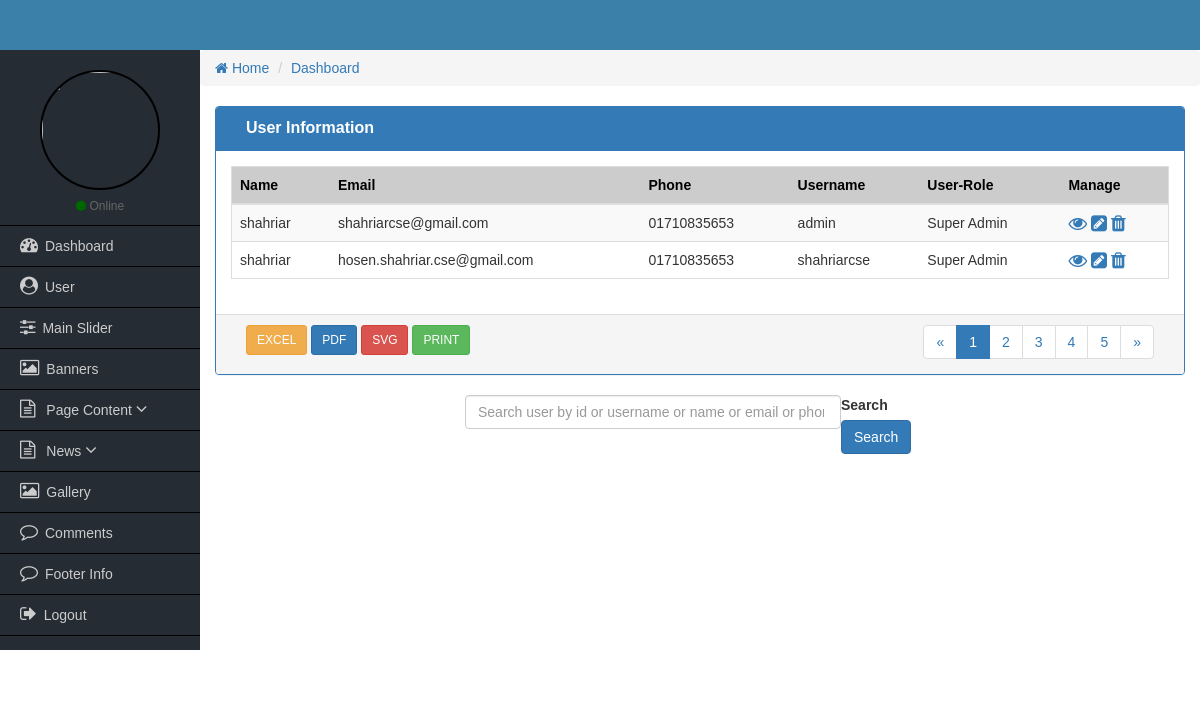
/admin/search-result.php, run on an earlier commit of the app's database.
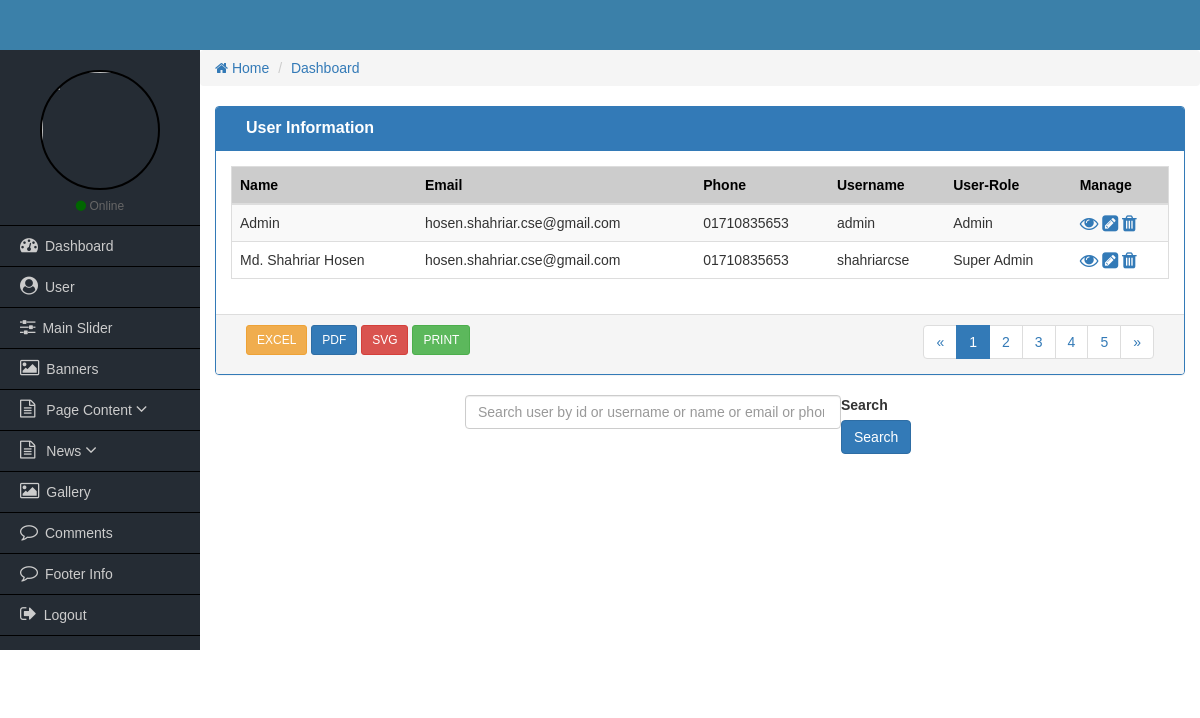
And on a later commit of the database.
### tables this page shows
CREATE TABLE `tbl_user` (
  `id` int(11) NOT NULL,
  `name` varchar(50) NOT NULL,
  `phone` varchar(25) NOT NULL,
  `email` varchar(50) NOT NULL,
  `username` varchar(50) NOT NULL,
  `password` varchar(50) NOT NULL,
  `role_id` int(11) NOT NULL,
  `image` varchar(255) NOT NULL
);

CREATE TABLE `tbl_user_role` (
  `role_id` int(11) NOT NULL,
  `role_name` varchar(25) NOT NULL
);

### admin/search-result.php (the view, shortened to what this page needs)
<?php
	require_once('functions/admin-functions.php');
?>
<div class="col-md-12">
    <div class="panel panel-primary">
        <div class="panel-heading">
            <div class="col-md-9 heading_title">
                User Information
             </div>
             <div class="col-md-3 text-right">
            </div>
            <div class="clearfix"></div>
        </div>
      <div class="panel-body">
          <table class="table table-responsive table-striped table-hover table_cus">
                <thead class="table_head">
                    <tr>
                        <th>Name</th>
                        <th>Email</th>
                        <th>Phone</th>
                        <th class="hidden-xs">Username</th>
                        <th class="hidden-xs">User-Role</th>
                        <th>Manage</th>
                    </tr>
                </thead>
                <tbody>
                <?php
                    $search = $_POST['search'];
                    $query = "SELECT * FROM tbl_user NATURAL JOIN tbl_user_role WHERE name LIKE '%$search%' OR email LIKE '$search' OR phone LIKE '$search' ";
                    $sqlQuery = mysqli_query($dbconnect, $query);
                    while($row = mysqli_fetch_array($sqlQuery)) : ?>
                    <tr>
                        <td><?= $row['name']; ?></td>
                        <td><?= $row['email']; ?></td>
                        <td><?= $row['phone']; ?></td>
                        <td class="hidden-xs"><?= $row['username']; ?></td>
                        <td class="hidden-xs"><?= $row['role_name']; ?></td>
                        <td>
                          <a href="view-user.php?viewId=<?= $row['id']; ?>"><i class="fa fa-eye fa-lg"></i></a>
                          <a href="edit-user.php?editId=<?= $row['id']; ?>"><i class="fa fa-pencil-square fa-lg"></i></a>
                          <a href="delete-user.php?deleteId=<?= $row['id']; ?>" onclick="return confirmation()"><i class="fa fa-trash fa-lg"></i></a>
                         </td>
                    </tr>
                      <?php  endwhile; ?>
                </tbody>
          </table>
      </div>
      <div class="panel-footer">
        <div class="col-md-4">
            <a href="#" class="btn btn-sm btn-warning">EXCEL</a>
            <a href="#" class="btn btn-sm btn-primary">PDF</a>
            <a href="#" class="btn btn-sm btn-danger">SVG</a>
            <a href="#" class="btn btn-sm btn-success">PRINT</a>
        </div>
        <div class="col-md-4">
        </div>
        <div class="col-md-4 text-right">
            <nav aria-label="Page navigation">
              <ul class="pagination pagina_cus">
                <li>
                  <a href="#" aria-label="Previous">
                    <span aria-hidden="true">&laquo;</span>
                  </a>
                </li>
                <li class="active"><a href="#">1</a></li>
                <li><a href="#">2</a></li>
                <li><a href="#">3</a></li>
                <li><a href="#">4</a></li>
                <li><a href="#">5</a></li>
                <li>
                  <a href="#" aria-label="Next">
                    <span aria-hidden="true">&raquo;</span>
                  </a>
                </li>
              </ul>
            </nav>
        </div>
        <div class="clearfix"></div>
      </div>
    </div>
</div>
<div class="col-md-6 col-md-offset-3">
     <form action="">
        <div class="form-group">
        <label for="search">Search</label>
            <input type="search" name="search" class="form-control" id="search" placeholder="Search user by id or username or name or email or phone" /><br>
            <a href="#" class="btn btn-primary">Search</a>
        </div>
    </form>
</div>

What changed in the data, as far as the page shows it:
removed tbl_user: name "shahriar", email "hosen.shahriar.cse@gmail.com", phone "01710835653", username "shahriarcse", role.role_name "Super Admin"
changed tbl_user "admin": name "shahriar" → "Admin"; email "shahriarcse@gmail.com" → "hosen.shahriar.cse@gmail.com"; role.role_name "Super Admin" → "Admin"
added tbl_user: name "Md. Shahriar Hosen", email "hosen.shahriar.cse@gmail.com", phone "01710835653", username "shahriarcse", role.role_name "Super Admin"
